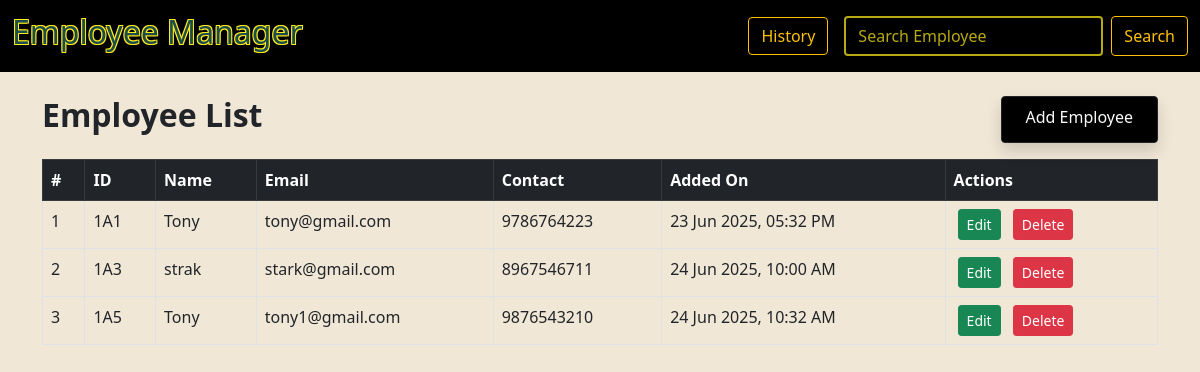
The page / on the database its author committed.
### employee/models.py (models this page shows, shortened)
class Employee(models.Model):
    employee_id = models.CharField(max_length=50)
    employee_name = models.CharField(max_length=100)
    employee_email = models.EmailField()
    employee_contact = models.CharField(max_length=50)
    created_at = models.DateTimeField(auto_now_add=True)  # New field

### employee/views.py (the view)
# urls.py: path('',employee_list,name='list'),
def employee_list(request):
    employees = Employee.objects.all()
    return render(request, 'list.html', {'employees': employees})

### employee/templates/list.html (shortened to what this page needs)
{% extends "base.html" %}
{% block content %}
<div class="d-flex justify-content-between mb-3">
  <h2 class="fw-bold">Employee List</h2>
  <a
    class="btn btn-outline-dark px-4 py-2 rounded shadow text-light"
    type="button"
    href="{% url 'create' %}"
    style="background-color: black; color: white"
    >Add Employee</a
  >
</div>
<table class="table table-bordered">
  <thead class="table-dark">
    <tr>
      <th>#</th>
      <th> ID</th>
      <th> Name</th>
      <th> Email</th>
      <th> Contact</th>
      <th>Added On</th>
      <th>Actions</th>
    </tr>
  </thead>
  <tbody>
    {% if employees %}
      {% for employee in employees %}
        <tr>
          <td>{{ forloop.counter }}</td>
          <td>{{ employee.employee_id }}</td>
          <td>{{ employee.employee_name }}</td>
          <td>{{ employee.employee_email }}</td>
          <td>{{ employee.employee_contact }}</td>
          <td>{{ employee.created_at|date:"d M Y, h:i A" }}</td>
          <td>
            <a
              href="{% url 'update' employee.pk %}"
              class="btn btn-success btn-sm me-1 ms-1"
            >Edit</a>
            <button
              class="btn btn-danger btn-sm ms-1"
              data-bs-target="#exampleModal"
              data-bs-toggle="modal"
              data-id="{{ employee.pk }}"
            >
              Delete
            </button>
          </td>
        </tr>
      {% endfor %}
    {% else %}
      <tr>
        <td colspan="7" class="text-center" style="color: rgb(237, 38, 38);">
          <h3>No Employees found...!</h3>
        </td>
      </tr>
    {% endif %}
  </tbody>
</table>
{% endblock %}

### employee/templates/base.html (shortened to what this page needs)
{% load static %}
<!DOCTYPE html>
<html lang="en">
  <head>
    <link
      href="https://cdn.jsdelivr.net/npm/bootstrap@5.0.2/dist/css/bootstrap.min.css"
      rel="stylesheet"
    />
    <link rel="stylesheet" href="{% static 'employee/style.css' %}" />
  </head>
  <body style="background-color: rgb(241, 231, 215)">
    <nav
      class="navbar navbar-light navbar-expand-lg"
      style="background-color: rgb(0, 0, 0)"
    >
      <div class="container-fluid">
        <a
          href="{% url 'list' %}"
          class="navbar-brand"
          style="
            text-shadow: -1px -1px 0 rgb(255, 236, 27),
              1px -1px 0 rgb(255, 236, 27), -1px 1px 0 rgb(255, 236, 27),
              1px 1px 0 rgb(255, 236, 27);
            color: rgb(29, 76, 76);
          "
        >
          <h2>Employee Manager</h2>
        </a>
        <div class="d-flex ms-auto align-items-center">
          <a
            href="{% url 'deleted_history' %}"
            class="btn btn-outline-warning me-3"
          >
            History
          </a>
          <form
            class="d-flex"
            onsubmit="event.preventDefault(); searchEmployee();"
          >
            <input
              id="searchInput"
              class="form-control me-2 search-input"
              type="search"
              placeholder="Search Employee"
              aria-label="Search"
              style="
                border: 2px solid rgb(183, 170, 19);
                background-color: black;
                color: white;
                ::placeholder {
                  color: rgb(255, 230, 85);
                  opacity: 0.8;
                }
              "
            />
            <button class="btn btn-outline-warning" type="submit">
              Search
            </button>
          </form>
        </div>
      </div>
    </nav>
    <div class="container mt-4">{%block content%} {%endblock%}</div>
  </body>
</html>

### employee/static/employee/style.css (style rules this page uses)
.search-input::placeholder { color: rgb(183, 170, 19); opacity: 1; }

### employee/templates/base.html (style rules this page uses)
.search-input::placeholder { color: rgb(145, 155, 8); opacity: 1; }

### rows shown on the page
Employee: employee_id "1A1", employee_name "Tony", employee_email "tony@gmail.com", employee_contact "9786764223", created_at "23 Jun 2025, 05:32 PM"
Employee: employee_id "1A3", employee_name "strak", employee_email "stark@gmail.com", employee_contact "8967546711", created_at "24 Jun 2025, 10:00 AM"
Employee: employee_id "1A5", employee_name "Tony", employee_email "tony1@gmail.com", employee_contact "9876543210", created_at "24 Jun 2025, 10:32 AM"
